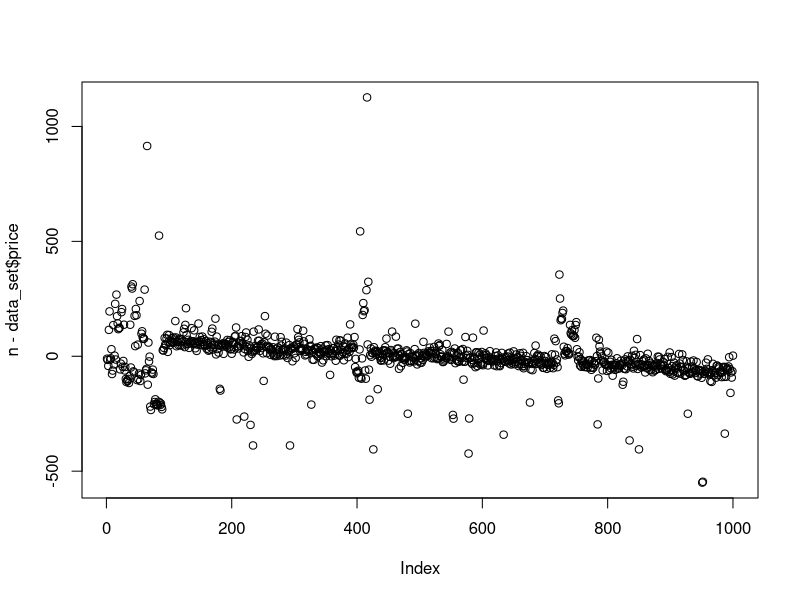
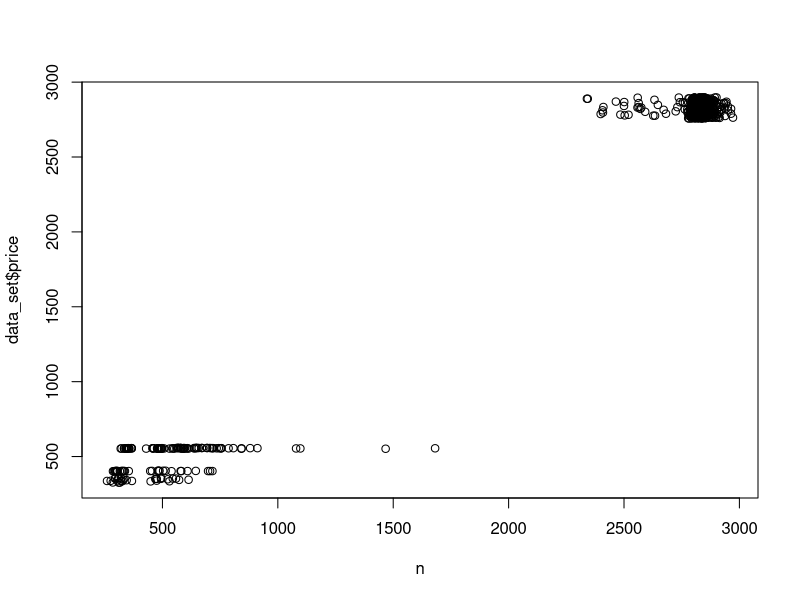
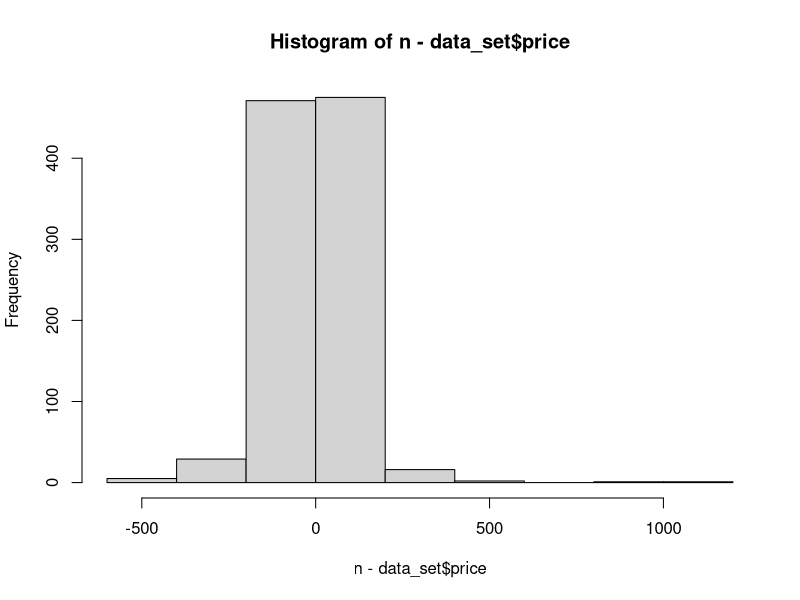
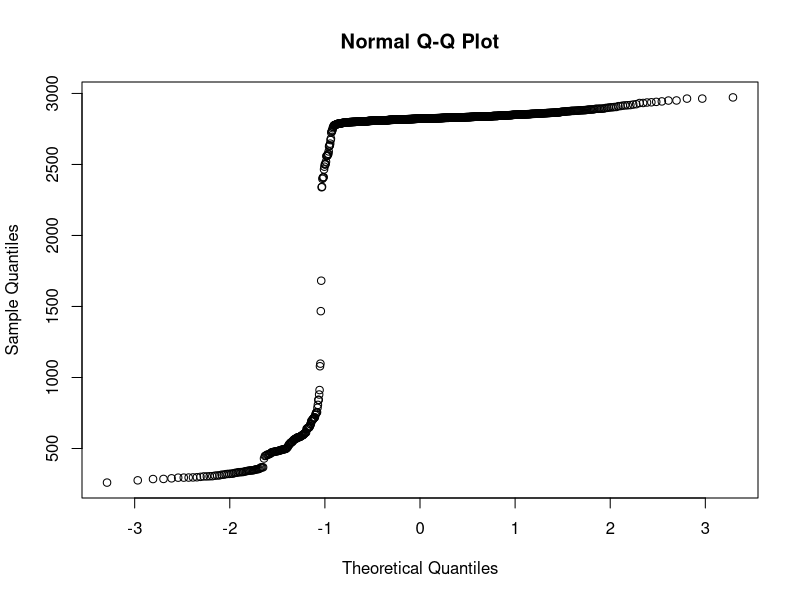
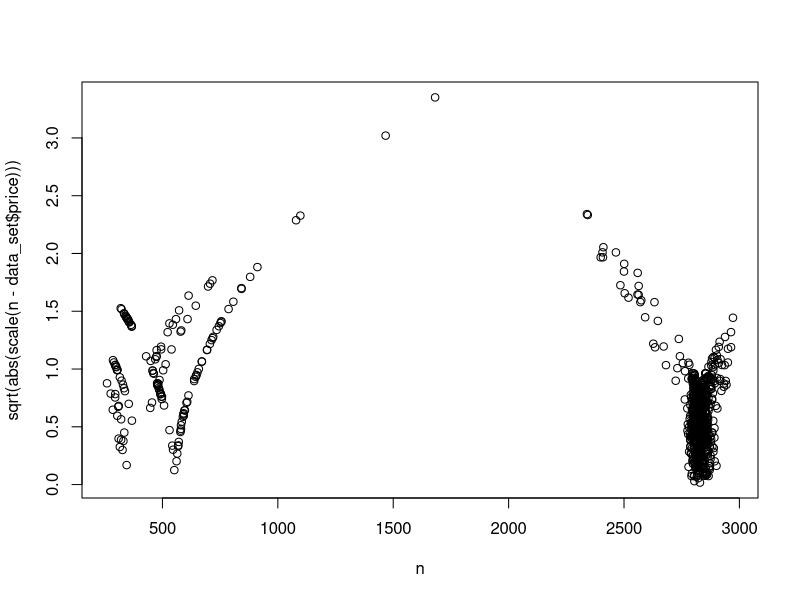

Reproduce these figures in R, in order. (Note: this script raises an error after producing the figures.)
# Fit lowess
library(splines)
library(foreach)
library(gam)
library(lattice)
library(ggplot2)
library(caret)

# crashes when I uncomment the tuneGrid = tuneGrid line. Maybe impossible values?
Set_seed_seed <- 100
data_set <- diamonds[, c(1, 5, 6, 7, 8, 9, 10)]
data_set <- data_set[1:1000,]
formula <- price ~ carat + depth + table + x + y + z
training_control <- trainControl(method = "cv", allowParallel = FALSE)
tune_grid <- expand.grid(span = seq(0.1, 0.9, length = 9), degree = seq(1, 2, length = 2))
set.seed(Set_seed_seed)
GAM_model <- train(formula,
                      data = data_set,
                      method = "gamLoess", 
                      # tuneGrid = tune_grid
                      trControl = training_control
                   )

# http://topepo.github.io/caret/Generalized_Additive_Model.html
# Tuning Parameters: span (Span), degree (Degree)

########################################################
# Regression diagnostics
n <- predict(GAM_model, data_set)
# Tuning Parameters: span (Span), degree (Degree)
# tuneGrid <- expand.grid(ncomp = 1:(ncol(data_set_train) - 2))

# Residuals vs order
plot(n - data_set$price)
# Predicted vs fitted values
plot(n, data_set$price)
# Residuals vs features
cor(n - data_set$price, data_set[, -grep("price", colnames(data_set))])
# Predicted vs feature
cor(n, data_set[, -grep("price", colnames(data_set))])
# Residual distribution
hist(n - data_set$price)
qqnorm(n)
# Scale location (sqrt of standardize residuals vs fitted values)
plot(x = n, y = sqrt(abs(scale(n - data_set$price))))

mat_x <- as.matrix(data_set[, -grep("price", colnames(data_set))])
hat_x <- mat_x %*% ginv( t(mat_x) %*% mat_x) %*% t(mat_x)
diag_hat <- diag(hat_x)
D <- (n - data_set$price) * diag_hat/(1 - (diag_hat %*% diag_hat))
plot(D)
hist(D)
qqnorm(D)
plot(n - data_set$price)


###################################################
# Blog postings
# Charpentier, A. (2015, July 21). Choosing a classifier.
# Retrieved July 31, 2015
# from Freakonometrics: http://freakonometrics.hypotheses.org/20002
###################################################
library(ggplot2)
n <- 500
set.seed(1)
X <- rnorm(n)
ma <- 10 - (X + 1.5) ^ 2*2
mb <- -10 + (X - 1.5) ^ 2*2
M <- cbind(ma,mb)
set.seed(1)
Z <- sample(1:2,size = n,replace = TRUE)
Y <- ma*(Z == 1) + mb*(Z == 2) + rnorm(n)*5
df <- data.frame(Z = as.factor(Z),X,Y)
p <- ggplot(data = df, aes(x = X, y = Y, color = Z))
p <- p + geom_point()
p
df1 = training = df[1:300,]
df2 = testing  = df[301:500,]
library(rpart)
fit <- rpart(Z ~ X + Y, data = df1)
pred <- function(x,y) predict(fit,newdata = data.frame(X = x,Y = y))[,1]
vx <- seq(-3,3,length = 101)
vy <- seq(-25,25,length = 101)

z <- NULL
for (i in 1:length(vx)) {
  for (j in 1:length(vy)) {
    z_pred <- pred(vx[i],vy[j])
    new_row <- cbind(vx[i],vy[j], z_pred)
    z <- rbind(z, new_row)
  }
}
z <- as.data.frame(z)
colnames(z) <- c("vx", "vy", "pred_z")

p <- ggplot()
p <- p + geom_tile(data = z, aes(x = vx, y = vy, color = pred_z))
p <- p + geom_point(data = df, aes(x = X, y = Y, fill = Z, shape = Z),
                    pch = 21, size = 5, colour = NA)
p
